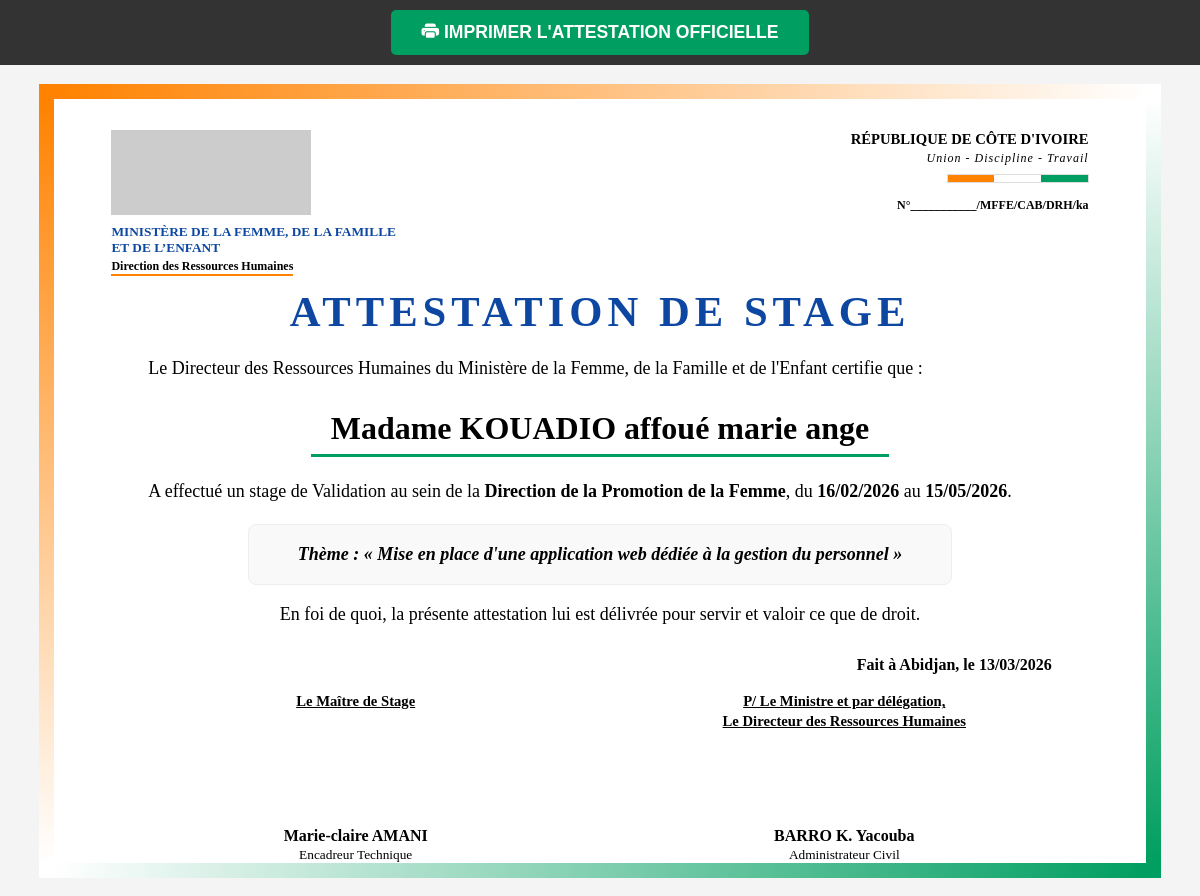
Page /generer_attestation.php?id=2 on the committed database.
### tables this page shows
CREATE TABLE `stages` (
  `id_stage` int(11) NOT NULL,
  `id_demande` int(11) DEFAULT NULL,
  `id_maitre` int(11) DEFAULT NULL,
  `id_direction` int(11) DEFAULT NULL,
  `theme_stage` varchar(255) DEFAULT NULL,
  `type_stage` enum('Stage de qualification (3 mois)','Stage de perfectionnement (6 mois)') NOT NULL DEFAULT 'Stage de qualification (3 mois)',
  `date_debut` date DEFAULT NULL,
  `date_fin` date DEFAULT NULL,
  `progression` int(11) DEFAULT 0,
  `etat_stage` enum('En cours','Terminé') DEFAULT 'En cours'
);

CREATE TABLE `demandes` (
  `id_demande` int(11) NOT NULL,
  `nom_etudiant` varchar(100) NOT NULL,
  `prenom_etudiant` varchar(150) NOT NULL,
  `email_etudiant` varchar(255) NOT NULL,
  `telephone_etudiant` varchar(20) DEFAULT NULL,
  `genre` enum('M','F') NOT NULL,
  `id_ecole` int(11) DEFAULT NULL,
  `cv_path` varchar(255) DEFAULT NULL,
  `lettre_motivation` varchar(255) DEFAULT NULL,
  `statut_demande` enum('En attente','Validé','Refusé') DEFAULT 'En attente',
  `date_soumission` timestamp NOT NULL DEFAULT current_timestamp()
);

CREATE TABLE `directions` (
  `id_direction` int(11) NOT NULL,
  `nom_direction` varchar(255) NOT NULL
);

CREATE TABLE `utilisateurs` (
  `id_user` int(11) NOT NULL,
  `nom_user` varchar(100) NOT NULL,
  `prenom_user` varchar(150) DEFAULT NULL,
  `email` varchar(255) NOT NULL,
  `photo_url` varchar(255) DEFAULT NULL,
  `mot_de_passe` varchar(255) NOT NULL,
  `role` enum('DRH','MAITRE') NOT NULL,
  `id_direction` int(11) DEFAULT NULL
);

### generer_attestation.php (the view, shortened to what this page needs)
<?php
require_once '../includes/config.php';
$id_stage = intval($_GET['id']);
try {
    $sql = "SELECT s.*, d.nom_etudiant, d.prenom_etudiant, d.genre,
                   dir.nom_direction, u.nom_user as nom_maitre, u.prenom_user as prenom_maitre
            FROM stages s
            JOIN demandes d ON s.id_demande = d.id_demande
            JOIN directions dir ON s.id_direction = dir.id_direction
            JOIN utilisateurs u ON s.id_maitre = u.id_user
            WHERE s.id_stage = ? AND s.etat_stage = 'Terminé'";
    $stmt = $pdo->prepare($sql);
    $stmt->execute([$id_stage]);
    $data = $stmt->fetch();
    $civilite = ($data['genre'] == 'M') ? 'Monsieur' : 'Madame';
    $date_debut = date('d/m/Y', strtotime($data['date_debut']));
    $date_fin = date('d/m/Y', strtotime($data['date_fin']));
    $date_aujourdhui = date('d/m/Y');
} catch (PDOException $e) {
    die("Erreur : " . $e->getMessage());
}
?>
<!DOCTYPE html>
<html lang="fr">
<head>
    <link rel="stylesheet" href="https://cdn.jsdelivr.net/npm/bootstrap-icons@1.11.1/font/bootstrap-icons.css">
</head>
<body>
    <div class="no-print">
        <button onclick="window.print()" class="btn-print"><i class="bi bi-printer-fill me-2"></i> IMPRIMER L'ATTESTATION OFFICIELLE</button>
    </div>
    <div class="diploma-container">
        <div class="diploma-content">
            <table class="header-table">
                <tr>
                    <td style="width:60%">
                        <img src="../img/logo_mffe_files/MFFE.jpg" class="logo-img" onerror="this.src='https://via.placeholder.com/200x85?text=LOGO+MFFE'">
                        <br>
                        <div class="ministere-name">Ministère de la Femme, de la Famille <br>et de l’Enfant</div>
                        <div class="drh-sub">Direction des Ressources Humaines</div>
                    </td>
                    <td style="width:40%; text-align:right; vertical-align: top;">
                        <strong style="font-size:11pt; text-transform: uppercase;">République de Côte d'Ivoire</strong><br>
                        <small style="font-size:9pt; font-style: italic; letter-spacing: 1px;">Union - Discipline - Travail</small>
                        <div class="flag-rule">
                            <div class="orange"></div>
                            <div class="white"></div>
                            <div class="green"></div>
                        </div>
                        <div style="font-size:9pt; margin-top:15px; font-weight: bold;">N°___________/MFFE/CAB/DRH/ka</div>
                    </td>
                </tr>
            </table>
            <div class="main-body">
                <div class="title-area">
                    <h1 class="main-title">Attestation de Stage</h1>
                </div>
                <div class="text-content">
                    <p>Le Directeur des Ressources Humaines du Ministère de la Femme, de la Famille et de l'Enfant certifie que :</p>
                    <div class="student-block">
                        <span class="student-name"><?= $civilite ?> <?= strtoupper(htmlspecialchars($data['nom_etudiant'])) ?> <?= htmlspecialchars($data['prenom_etudiant']) ?></span>
                    </div>
                    <p>A effectué un stage de Validation au sein de la <strong><?= htmlspecialchars($data['nom_direction']) ?></strong>,
                    du <strong><?= $date_debut ?></strong> au <strong><?= $date_fin ?></strong>.</p>
                    <div class="theme-box">
                        Thème : « <?= htmlspecialchars($data['theme_stage']) ?> »
                    </div>
                    <p style="text-align: center; margin-top: 15px;">En foi de quoi, la présente attestation lui est délivrée pour servir et valoir ce que de droit.</p>
                </div>
            </div>
            <div class="footer-area">
                <div class="date-line">Fait à Abidjan, le <?= $date_aujourdhui ?></div>
                <table class="signature-table">
                    <tr>
                        <td class="sig-cell">
                            <span class="sig-title">Le Maître de Stage</span>
                            <div class="sig-space"></div>
                            <strong><?= htmlspecialchars($data['prenom_maitre'] . ' ' . $data['nom_maitre']) ?></strong><br>
                            <small>Encadreur Technique</small>
                        </td>
                        <td class="sig-cell">
                            <span class="sig-title">P/ Le Ministre et par délégation,<br>Le Directeur des Ressources Humaines</span>
                            <div class="sig-space"></div>
                            <strong>BARRO K. Yacouba</strong><br>
                            <small>Administrateur Civil</small>
                        </td>
                    </tr>
                </table>
            </div>
        </div>
    </div>
</body>
</html>

### generer_attestation.php (style rules this page uses)
:root { --ci-orange: #FF8200; --ci-green: #009E60; --mffe-blue: #0d47a1; }
body { font-family: 'Cambria', serif; margin: 0; padding: 0; background: #f4f4f4; -webkit-print-color-adjust: exact; }
.diploma-container { width: 29.7cm; height: 21cm; background-color: #fff; margin: 0.5cm auto; position: relative; box-sizing: border-box; border: 15px solid transparent; border-image: linear-gradient(to bottom right, var(--ci-orange), #fff, var(--ci-green)) 1; overflow: hidden; display: flex; flex-direction: column; }
.diploma-content { padding: 0.8cm 1.5cm; flex-grow: 1; display: flex; flex-direction: column; justify-content: space-between; }
.header-table { width: 100%; border-collapse: collapse; }
.logo-img { height: 85px; width: auto; }
.ministere-name { font-size: 10pt; font-weight: bold; color: var(--mffe-blue); text-transform: uppercase; margin-top: 5px; line-height: 1.2; }
.drh-sub { font-size: 9pt; font-weight: bold; border-bottom: 2px solid var(--ci-orange); display: inline-block; margin-top: 3px; }
.flag-rule { display: flex; width: 140px; height: 7px; margin: 8px 0 0 auto; border: 0.5px solid #ddd; }
.flag-rule .orange { background: #FF8200; flex: 1; }
.flag-rule .white { background: #FFFFFF; flex: 1; }
.flag-rule .green { background: #009E60; flex: 1; }
.title-area { text-align: center; margin: 10px 0; }
.main-title { font-size: 32pt; font-weight: bold; color: var(--mffe-blue); text-transform: uppercase; letter-spacing: 5px; margin: 0; }
.text-content { font-size: 13.5pt; text-align: justify; line-height: 1.6; padding: 0 1cm; }
.student-block { text-align: center; margin: 20px 0; }
.student-name { font-size: 24pt; font-weight: bold; border-bottom: 3px solid var(--ci-green); padding: 0 20px; display: inline-block; color: #000; }
.theme-box { font-style: italic; font-weight: bold; text-align: center; padding: 15px; background: #f9f9f9; border: 1px solid #eee; margin: 15px 100px; border-radius: 8px; }
.footer-area { margin-top: 10px; }
.date-line { text-align: right; font-size: 12pt; margin-bottom: 15px; font-weight: bold; padding-right: 1cm; }
.signature-table { width: 100%; table-layout: fixed; }
.sig-cell { text-align: center; vertical-align: top; }
.sig-title { font-weight: bold; text-decoration: underline; font-size: 11pt; line-height: 1.3; display: block; height: 45px; }
.sig-space { height: 80px; margin: 5px 0; }
.no-print { background: #333; padding: 10px; text-align: center; }
.btn-print { padding: 12px 30px; background: var(--ci-green); color: #fff; border: none; cursor: pointer; font-weight: bold; border-radius: 5px; font-size: 1.1rem; }

### rows in the picture
stages: id_demande.genre "Madame", id_demande.nom_etudiant "KOUADIO", id_demande.prenom_etudiant "affoué marie ange", id_direction.nom_direction "Direction de la Promotion de la Femme", date_debut "16/02/2026", date_fin "15/05/2026", theme_stage "Mise en place d'une application web dédiée à la gestion du personnel", id_maitre.nom_user "Marie-claire AMANI"
